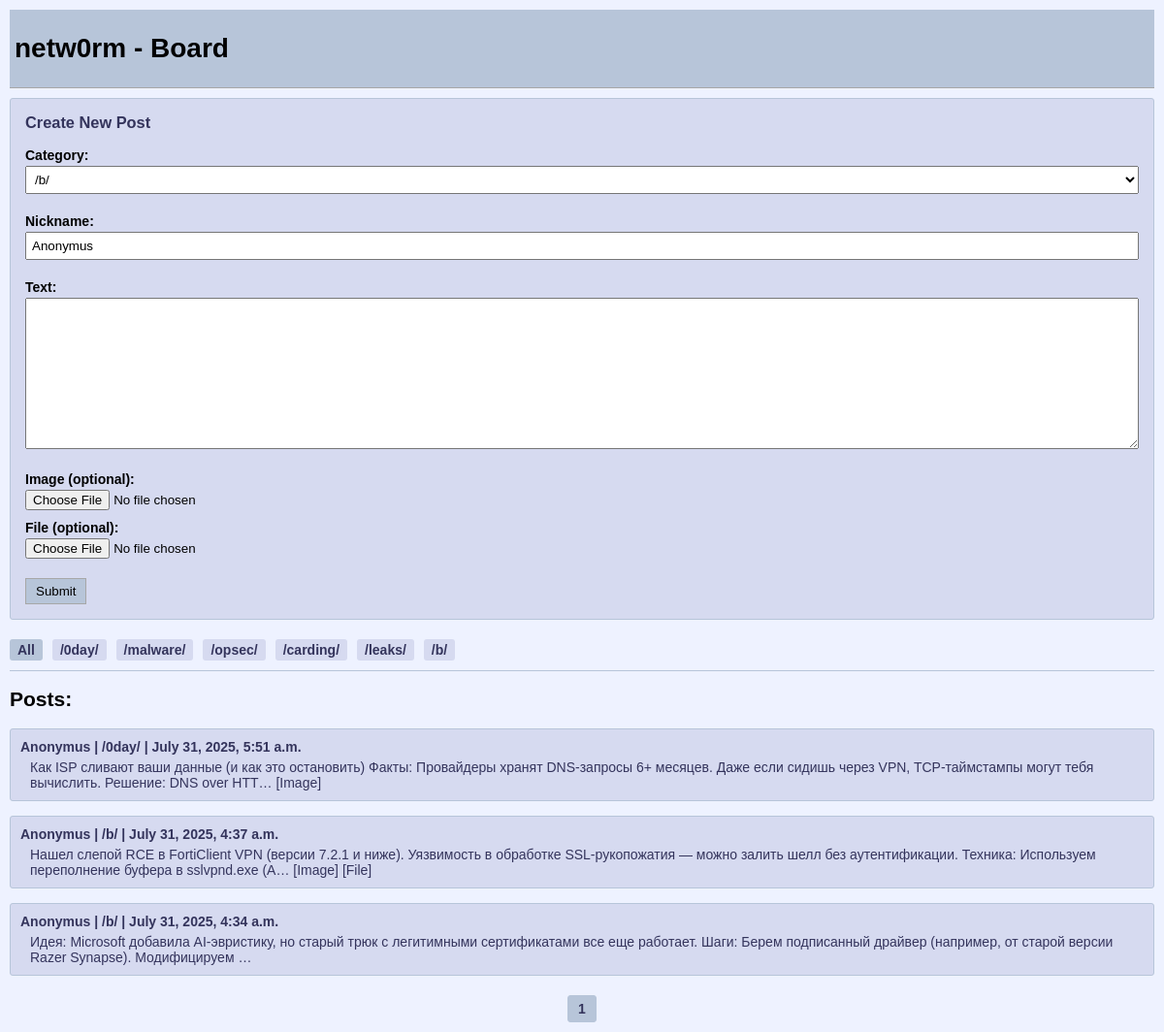
The page / on the database its author committed.
### analog/models.py (models this page shows, shortened)
class Post(models.Model):
    category = models.CharField(choices=CHOICES, default="/b/", max_length=12, blank=False)
    created_at = models.DateTimeField(auto_now_add=True)
    nickname = models.CharField(max_length=255, blank=True, default="Anonymus", unique=False)
    text = models.TextField(max_length=5000, blank=False)
    photo = models.ImageField(null=True, blank=True, upload_to="post/")
    file = models.FileField(null=True, blank=True, upload_to="post/")

### analog/views.py (the view, shortened to what this page needs)
# urls.py: path('', PostListView.as_view(), name = "post_list"),
class PostListView(ListView):
    model = Post
    template_name = "post_list.html"
    context_object_name = 'posts'
    paginate_by = 10
    ordering = ['-created_at']
    form_class = PostForm
    def get_queryset(self):
        queryset = super().get_queryset()
        category = self.request.GET.get('category')
        if category:
            queryset = queryset.filter(category=category)
        return queryset
    def get_context_data(self, **kwargs):
        context = super().get_context_data(**kwargs)
        context['form'] = self.form_class()
        context['current_category'] = self.request.GET.get('category')
        return context

### analog/forms.py
class PostForm(forms.ModelForm):
    class Meta:
        model = Post
        fields = ['category', 'nickname', 'text', 'photo', 'file']

### templates/post_list.html (shortened to what this page needs)
<!DOCTYPE html>
<html lang="en">
<head>
</head>
<body>
    <div class="header">
        <h1>netw0rm - Board</h1>
    </div>
    <div class="create-post">
        <h3>Create New Post</h3>
        <form method="post" enctype="multipart/form-data">
            <div class="form-field">
                <label for="id_category">Category:</label>
                {{ form.category }}
            </div>
            <div class="form-field">
                <label for="id_nickname">Nickname:</label>
                {{ form.nickname }}
            </div>
            <div class="form-field">
                <label for="id_text">Text:</label>
                {{ form.text }}
            </div>
            <div class="form-field">
                <label for="id_photo">Image (optional):</label>
                {{ form.photo }}
            </div>
            <div class="form-field">
                <label for="id_file">File (optional):</label>
                {{ form.file }}
            </div>
            <input type="submit" value="Submit">
        </form>
    </div>
    <div class="category-filter">
        <a href="{% url 'post_list' %}" {% if not current_category %}class="active"{% endif %}>All</a>
        {% for value, name in form.fields.category.choices %}
            <a href="?category={{ value }}" {% if current_category == value %}class="active"{% endif %}>{{ name }}</a>
        {% endfor %}
    </div>
    <hr>
    <h2>Posts:</h2>
    {% if page_obj %}
        {% for post in page_obj %}
        <div class="post">
            <div class="post-header">
                <span class="post-nickname">{{ post.nickname|default:"Anonymous" }}</span> |
                <span class="post-category">{{ post.get_category_display }}</span> |
                <span class="post-time">{{ post.created_at }}</span>
            </div>
            <div class="post-content">
                <a href="{% url 'post_detail' pk=post.pk %}">
                    {{ post.text|truncatechars:200 }}
                </a>
                {% if post.photo %}
                    <span style="color: #34345c;">[Image]</span>
                {% endif %}
                {% if post.file %}
                    <span style="color: #34345c;">[File]</span>
                {% endif %}
            </div>
        </div>
        {% endfor %}
        <div class="pagination">
            {% for num in page_obj.paginator.page_range %}
                {% if page_obj.number == num %}
                    <a class="active" href="?page={{ num }}{% if current_category %}&category={{ current_category }}{% endif %}">{{ num }}</a>
                {% elif num > page_obj.number|add:'-3' and num < page_obj.number|add:'3' %}
                    <a href="?page={{ num }}{% if current_category %}&category={{ current_category }}{% endif %}">{{ num }}</a>
                {% endif %}
            {% endfor %}
        </div>
    {% else %}
        <div class="no-posts">
            No posts in this category yet. Be the first to post!
        </div>
    {% endif %}
</body>
</html>

### templates/post_list.html (style rules this page uses)
body { font-family: Arial, sans-serif; background-color: #eef2ff; margin: 0; padding: 10px; color: #000; font-size: 14px; }
.header { background-color: #b7c5d9; padding: 5px; margin-bottom: 10px; border-bottom: 1px solid #a7a7a7; }
.category-filter { display: flex; gap: 10px; margin-bottom: 10px; flex-wrap: wrap; }
.category-filter a { text-decoration: none; color: #34345c; font-weight: bold; padding: 3px 8px; border-radius: 3px; background-color: #d6daf0; }
.category-filter a.active { background-color: #b7c5d9; }
.post { background-color: #d6daf0; padding: 10px; margin-bottom: 15px; border: 1px solid #b7c5d9; border-radius: 3px; }
.post-header { color: #34345c; font-weight: bold; margin-bottom: 5px; }
.post-content { margin-left: 10px; }
hr { border: 0; height: 1px; background-color: #b7c5d9; margin: 10px 0; }
a { color: #34345c; text-decoration: none; }
.create-post { background-color: #d6daf0; padding: 15px; margin-bottom: 20px; border: 1px solid #b7c5d9; border-radius: 3px; }
.create-post h3 { margin-top: 0; color: #34345c; }
.pagination { display: flex; justify-content: center; gap: 5px; margin-top: 20px; }
.pagination a { padding: 5px 10px; background-color: #d6daf0; border: 1px solid #b7c5d9; border-radius: 3px; }
.pagination a.active { background-color: #b7c5d9; font-weight: bold; }
button, input[type="submit"] { background-color: #b7c5d9; border: 1px solid #a7a7a7; padding: 5px 10px; cursor: pointer; margin-top: 10px; }
textarea { width: 100%; box-sizing: border-box; margin-bottom: 10px; min-height: 100px; }
input[type="text"], select { margin-bottom: 10px; padding: 5px; width: 100%; box-sizing: border-box; }
.form-field { margin-bottom: 10px; }
label { display: block; margin-bottom: 3px; font-weight: bold; }

### rows shown on the page
Post: nickname "Anonymus", category "/0day/", created_at "July 31, 2025, 5:51 a.m.", text "Как ISP сливают ваши данные (и как это остановить) Факты: Провайдеры хранят DNS-запросы 6+ месяцев. Даже если сидишь через VPN, TCP-таймстампы могут тебя вычислить. Решение: DNS over HTT…", shows "[Image]"
Post: nickname "Anonymus", category "/b/", created_at "July 31, 2025, 4:37 a.m.", text "Нашел слепой RCE в FortiClient VPN (версии 7.2.1 и ниже). Уязвимость в обработке SSL-рукопожатия — можно залить шелл без аутентификации. Техника: Используем переполнение буфера в sslvpnd.exe (A…", shows "[Image]", shows "[File]"
Post: nickname "Anonymus", category "/b/", created_at "July 31, 2025, 4:34 a.m.", text "Идея: Microsoft добавила AI-эвристику, но старый трюк с легитимными сертификатами все еще работает. Шаги: Берем подписанный драйвер (например, от старой версии Razer Synapse). Модифицируем …"

### other values the page prints
{{ name }} "/0day/" "/malware/" "/opsec/" "/carding/" "/leaks/" "/b/"
{{ num }} "1"
